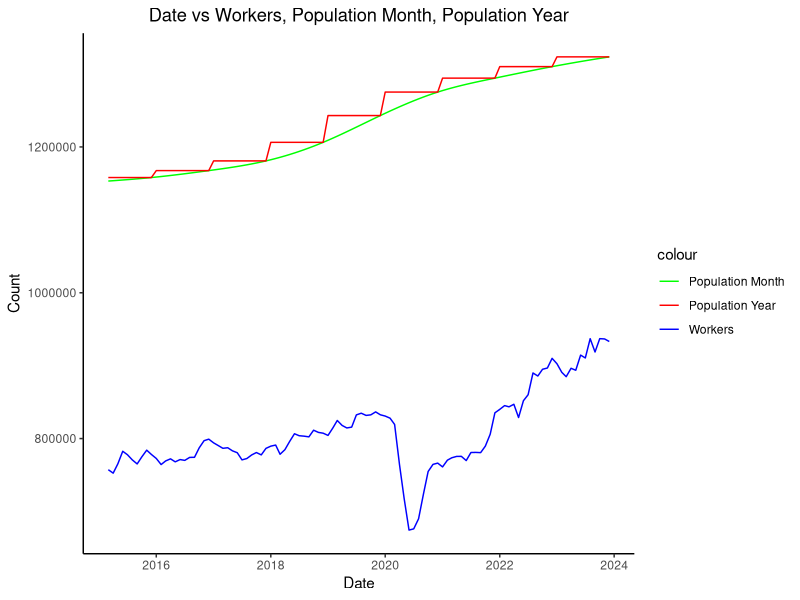
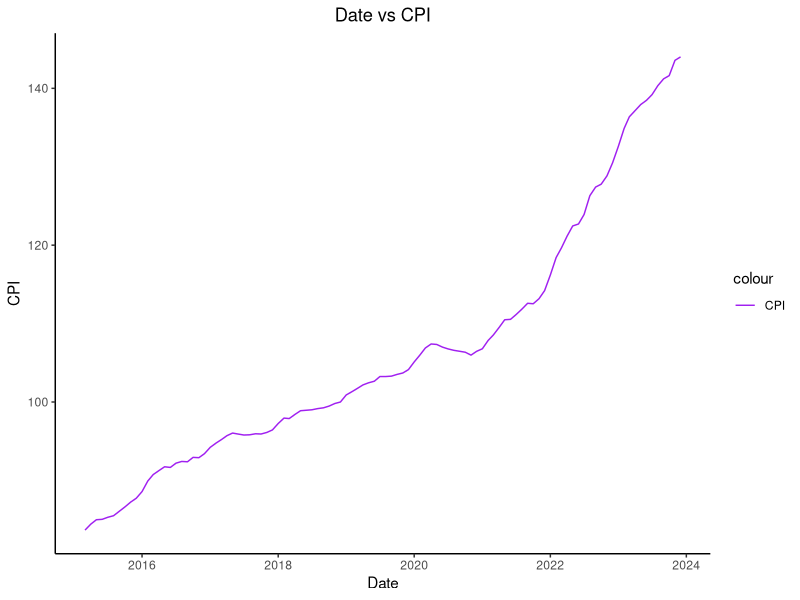
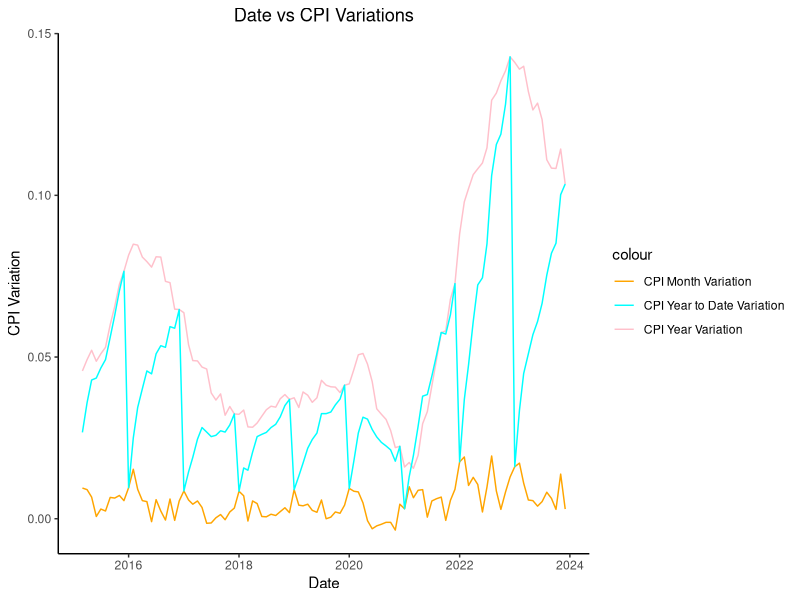
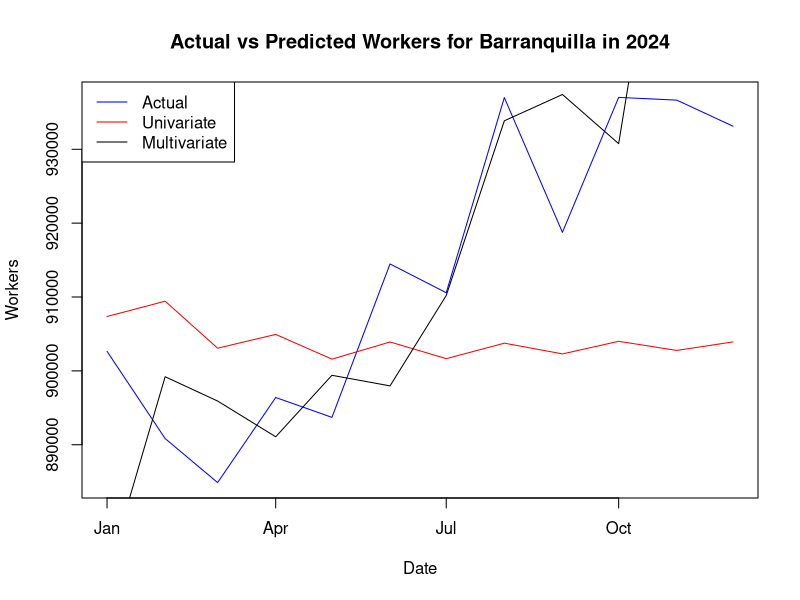

The R source for these figures, in order:
## ---- chunk 1
knitr::opts_chunk$set(echo = TRUE)
## ---- chunk 2
library(readxl)
library(dplyr)
library(tidyr)
library(lubridate)
library(ggplot2)
library(forecast)
library(stats)
library(tseries)
## ---- chunk 3
getwd()
## ---- chunk 4
GEIH <- read_excel("GEIH_cleaned_2015-03-2023-12.xlsx")
Population <- read_excel("Population_cleaned_2010-12-2023-12.xlsx")
CPI <- read_excel("CPI_cleaned_2015-01-2024-01.xlsx")
CPI_monthly_var <- read_excel("CPI_Montly_var_cleaned_2015-01-2024-01.xlsx")
CPI_year_to_date_var <- read_excel("CPI_Year_to_date_var_cleaned_2015-01-2024-01.xlsx")
CPI_yearly_var <- read_excel("CPI_Yearly_var_cleaned_2015-01-2024-01.xlsx")
## ---- chunk 5
head(GEIH)
head(Population)
head(CPI)
head(CPI_monthly_var)
head(CPI_year_to_date_var)
head(CPI_yearly_var)
## ---- chunk 6
GEIH$date <- format(as.Date(GEIH$date), "%Y-%m")
GEIH$city <- as.character(GEIH$city)

Population$date <- format(as.Date(Population$date), "%Y-%m")
Population$city <- as.character(Population$city)

## ---- chunk 7
# Perform left joins to combine datasets based on 'city' and 'date'
df_analysis <- GEIH %>%
  inner_join(Population, by = c("city", "date"), suffix = c("", ".pop")) %>%
  inner_join(CPI, by = c("city", "date"), suffix = c("", ".cpi")) %>%
  inner_join(CPI_monthly_var, by = c("city", "date"), suffix = c("", ".cpi_m_var")) %>%
  inner_join(CPI_year_to_date_var, by = c("city", "date"), suffix = c("", ".cpi_ytd_var")) %>%
  inner_join(CPI_yearly_var, by = c("city", "date"), suffix = c("", ".cpi_y_var"))

# Select relevant columns from joined dataset
df_analysis <- df_analysis %>%
  select(city, date, Concepto, workers, population_month, population_year, CPI, CPI_month_var, CPI_year_to_date_var, CPI_year_var)

# View the first few rows of the final dataset to confirm everything looks as expected
head(df_analysis)
## ---- chunk 8
df_analysis_baq <- df_analysis %>%
  filter(city == "BARRANQUILLA A.M.", Concepto == "Ocupados") %>%
  select(city, Concepto, date, workers, population_month, population_year, CPI, CPI_month_var, CPI_year_var, CPI_year_to_date_var)

# Round the column of workers so they are integers
df_analysis_baq$workers <- round(df_analysis_baq$workers,0)
df_analysis_baq
## ---- chunk 9
# Ensure that 'date' is in Date format for plotting
df_analysis_baq$date <- as.Date(paste0(df_analysis_baq$date, "-01"), format = "%Y-%m-%d")

# Plot date vs workers, population_month, population_year
ggplot(df_analysis_baq) +
  geom_line(aes(x = date, y = workers, color = "Workers")) +
  geom_line(aes(x = date, y = population_month, color = "Population Month")) +
  geom_line(aes(x = date, y = population_year, color = "Population Year")) +
  labs(title = "Date vs Workers, Population Month, Population Year",
       x = "Date",
       y = "Count") +
  scale_color_manual(values = c("Workers" = "blue", "Population Month" = "green", "Population Year" = "red")) +
  theme_classic() +
  theme(plot.title = element_text(hjust = 0.5))

# Plot date vs CPI
ggplot(df_analysis_baq) +
  geom_line(aes(x = date, y = CPI, color = "CPI")) +
  labs(title = "Date vs CPI",
       x = "Date",
       y = "CPI") +
  scale_color_manual(values = c("CPI" = "purple")) +
  theme_classic() +
  theme(plot.title = element_text(hjust = 0.5))

# Plot date vs CPI_month_var, CPI_year_var, CPI_year_to_date_var
ggplot(df_analysis_baq) +
  geom_line(aes(x = date, y = CPI_month_var, color = "CPI Month Variation")) +
  geom_line(aes(x = date, y = CPI_year_var, color = "CPI Year Variation")) +
  geom_line(aes(x = date, y = CPI_year_to_date_var, color = "CPI Year to Date Variation")) +
  labs(title = "Date vs CPI Variations",
       x = "Date",
       y = "CPI Variation") +
  scale_color_manual(values = c("CPI Month Variation" = "orange", "CPI Year Variation" = "pink", "CPI Year to Date Variation" = "cyan")) +
  theme_classic() +
  theme(plot.title = element_text(hjust = 0.5))

## ---- chunk 10
# Split the data into training and test sets
train <- df_analysis_baq[df_analysis_baq$date < "2023-01-01", ]
test <- df_analysis_baq[df_analysis_baq$date >= "2023-01-01", ]

# Build the univariate model using the historical 'workers' data
uni_model <- auto.arima(train$workers)

# Forecast the 'workers' for 2024
uni_forecast <- forecast(uni_model, h = nrow(test))

# Build the multivariate model
# Note: You need to check for stationarity and co-integration among variables for an accurate multivariate model.
multi_model <- lm(workers ~ population_month + population_year + CPI + CPI_month_var + CPI_year_var + CPI_year_to_date_var, data = train)

# Forecast 'workers' for 2024 using the multivariate model
# For multivariate models, we don't have a direct function like forecast(), so we have to predict manually.
test$predicted_workers <- predict(multi_model, newdata = test)

# Evaluate the models
# For the univariate model
accuracy(uni_forecast, test$workers)

# For the multivariate model
multi_accuracy <- with(test, mean((workers - predicted_workers)^2)) # Mean Squared Error

# Visualization
plot(test$date, test$workers, type = "l", col = "blue", xlab = "Date", ylab = "Workers", main = "Actual vs Predicted Workers for Barranquilla in 2024")
lines(test$date, uni_forecast$mean, col = "red")
lines(test$date, test$predicted_workers, col = "black")
legend("topleft", legend = c("Actual", "Univariate", "Multivariate"), col = c("blue", "red", "black"), lty = 1)
